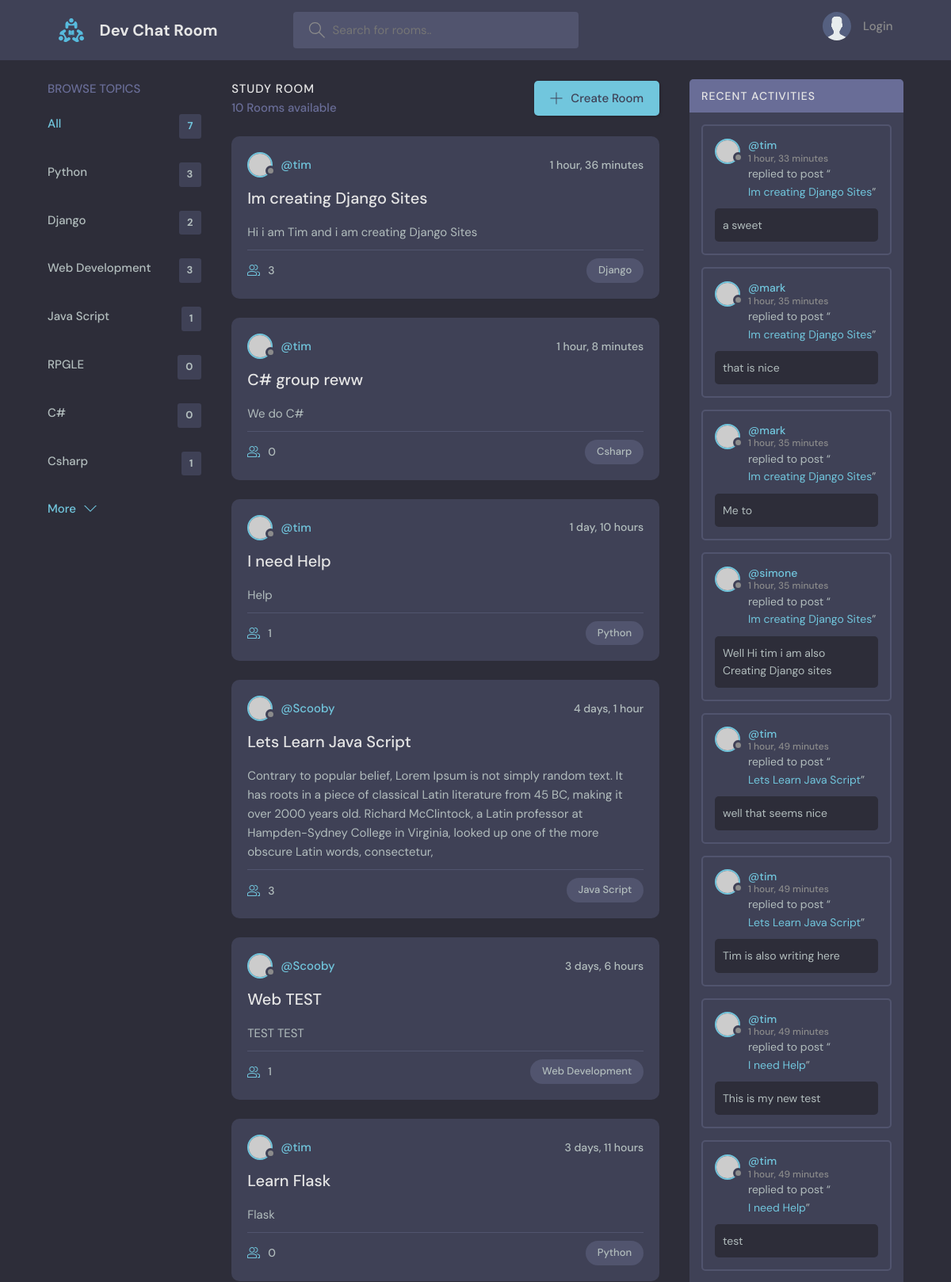
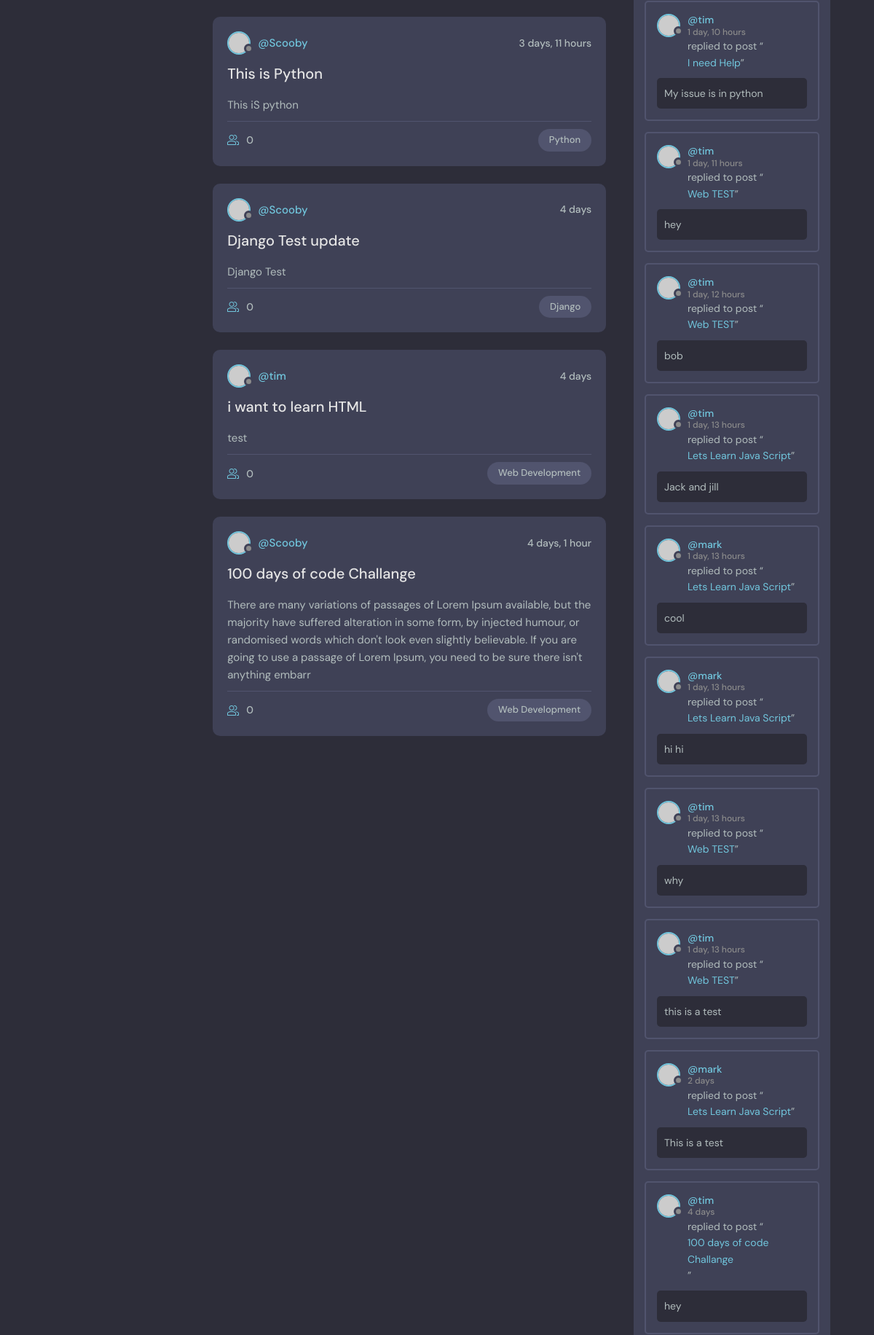
The page / (upper part) on the database its author committed (2 pictures, top to bottom).
### base/models.py (models this page shows, shortened)
class Topic(models.Model):
    name =models.CharField(max_length=200)

class Room(models.Model):
    host = models.ForeignKey(User, on_delete=models.SET_NULL,null=True)
    topic = models.ForeignKey(Topic, on_delete=models.SET_NULL,null=True)
    name =models.CharField(max_length=200)
    description = models.TextField(null=True, blank=True, max_length=300)
    participants = models.ManyToManyField(User, related_name="participants",blank=True)
    updated = models.DateTimeField(auto_now=True)
    created = models.DateTimeField(auto_now_add=True)
    class Meta:
        ordering = ['-updated','-created']
    def __str__(self):
        return self.name

class Message(models.Model):
    user = models.ForeignKey(User,on_delete = models.CASCADE)
    room = models.ForeignKey(Room, on_delete =models.CASCADE)
    body = models.TextField ()
    updated = models.DateTimeField(auto_now=True)
    created = models.DateTimeField(auto_now_add=True)
    class Meta:
        ordering = ['-updated','-created']

### base/views.py (the view)
# urls.py: 2. Add a URL to urlpatterns:  path('', views.home, name='home')
def home(request):
    q = request.GET.get('q') if request.GET.get('q') !=None else ''
    rooms = Room.objects.filter(
        Q(topic__name__icontains =q)|
        Q(name__icontains =q)|
        Q(description__icontains =q)
        )
    topics = Topic.objects.all()
    room_count = rooms.count()
    room_messages = Message.objects.filter(
        Q(room__topic__name__icontains =q)
    )
    context = {'rooms':rooms,'topics':topics,'room_count':room_count,'room_messages':room_messages }
    return render(request, 'base/home.html', context)

### base/templates/base/home.html (shortened to what this page needs)
{% extends 'main.html' %} {% block content %}
<main class="layout layout--3">
  <div class="container">
    {% include 'base/topics_components.html'%}
    <div class="roomList">
      <div class="roomList__header">
        <div>
          <h2>Study Room</h2>
          <p>{{room_count}} Rooms available</p>
        </div>
        <a class="btn btn--main" href="{%url 'create-room'%}">
          <svg
            version="1.1"
            xmlns="http://www.w3.org/2000/svg"
            width="32"
            height="32"
            viewBox="0 0 32 32"
          >
            <title>add</title>
            <path
              d="M16.943 0.943h-1.885v14.115h-14.115v1.885h14.115v14.115h1.885v-14.115h14.115v-1.885h-14.115v-14.115z"
            ></path>
          </svg>
          Create Room
        </a>
      </div>
      {%include "base/feed_component.html" %}
    </div>
    {% include 'base/activity_component.html' %}
  </div>
</main>
{% endblock content%}

### base/templates/base/topics_components.html
<div class="topics">
    <div class="topics__header">
      <h2>Browse Topics</h2>
    </div>
    <ul class="topics__list">
      <li>
        <a href="{% url 'home' %}" class="active">All <span>{{topics.count}}</span></a>
      </li>
      {% for topic in topics %}
      <li>
        <a href="{% url 'home' %}?q={{topic.name}}">{{ topic.name }} <span>{{topic.room_set.all.count}}</span></a>
      </li>
      {% endfor %}
    </ul>
    <a class="btn btn--link" href="topics.html">
      More
      <svg version="1.1" xmlns="http://www.w3.org/2000/svg" width="32" height="32" viewBox="0 0 32 32">
        <title>chevron-down</title>
        <path d="M16 21l-13-13h-3l16 16 16-16h-3l-13 13z"></path>
      </svg>
    </a>
  </div>

### base/templates/base/feed_component.html (shortened to what this page needs)
{% for room in rooms %}
<div class="roomListRoom">
    <div class="roomListRoom__header">
      <a href="{% url 'user-profile' room.host.id %}" class="roomListRoom__author">
        <div class="avatar avatar--small">
          <img src="https://randomuser.me/api/portraits/women/11.jpg" />
        </div>
        <span>@{{room.host.username}}</span>
      </a>
      <div class="roomListRoom__actions">
        <span>{{room.created | timesince}}</span>
      </div>
    </div>
    <div class="roomListRoom__content">
      <a href="{%url 'room' room.id %}">{{room.name}}</a>
      <p>
        {{room.description}}
      </p>
    </div>
    <div class="roomListRoom__meta">
      <a href="{%url 'room' room.id %}" class="roomListRoom__joined">
        {{room.participants.all.count}}
      </a>
      <p class="roomListRoom__topic">{{room.topic.name}}</p>
    </div>
  </div>
{% endfor %}

### base/templates/base/activity_component.html (shortened to what this page needs)
<div class="activities">
  <div class="activities__header">
    <h2>Recent Activities</h2>
  </div>
  {%for messages in room_messages%}
  <div class="activities__box">
    <div class="activities__boxHeader roomListRoom__header">
      <a href="{% url 'user-profile' messages.user.id %}" class="roomListRoom__author">
        <div class="avatar avatar--small">
          <img src="https://randomuser.me/api/portraits/women/11.jpg" />
        </div>
        <p>
          @{{messages.user }}
          <span>{{messages.created | timesince}}</span>
        </p>
      </a>
    </div>
    <div class="activities__boxContent">
      <p>replied to post “<a href="{% url 'room' messages.room.id %}">{{messages.room}}</a>”</p>
      <div class="activities__boxRoomContent">
        <p>{{messages.body}}</p>
      </div>
    </div>
  </div>
  {%endfor %}
</div>

### rows shown on the page
Topic: name "Python", room_set.all.count "3"
Topic: name "Django", room_set.all.count "2"
Topic: name "Web Development", room_set.all.count "3"
Topic: name "Java Script", room_set.all.count "1"
Topic: name "RPGLE", room_set.all.count "0"
Topic: name "C#", room_set.all.count "0"
Topic: name "Csharp", room_set.all.count "1"
Room: host.username "tim", created "1 hour, 36 minutes", name "Im creating Django Sites", description "Hi i am Tim and i am creating Django Sites", participants.all.count "3", topic.name "Django"
Room: host.username "tim", created "1 hour, 8 minutes", name "C# group reww", description "We do C#", participants.all.count "0", topic.name "Csharp"
Room: host.username "tim", created "1 day, 10 hours", name "I need Help", description "Help", participants.all.count "1", topic.name "Python"
Room: host.username "Scooby", created "4 days, 1 hour", name "Lets Learn Java Script", description "Contrary to popular belief, Lorem Ipsum is not simply random text. It has roots in a piece of classical Latin literature from 45 BC, making it over 2000 years old. Richard McClintock, a Latin professor at Hampden-Sydney College in Virginia, looked up one of the more obscure Latin words, consectetur,", participants.all.count "3", topic.name "Java Script"
Room: host.username "Scooby", created "3 days, 6 hours", name "Web TEST", description "TEST TEST", participants.all.count "1", topic.name "Web Development"
Room: host.username "tim", created "3 days, 11 hours", name "Learn Flask", description "Flask", participants.all.count "0", topic.name "Python"
Room: host.username "Scooby", created "3 days, 11 hours", name "This is Python", description "This iS python", participants.all.count "0", topic.name "Python"
Room: host.username "Scooby", created "4 days", name "Django Test update", description "Django Test", participants.all.count "0", topic.name "Django"
Room: host.username "tim", created "4 days", name "i want to learn HTML", description "test", participants.all.count "0", topic.name "Web Development"
Room: host.username "Scooby", created "4 days, 1 hour", name "100 days of code Challange", description "There are many variations of passages of Lorem Ipsum available, but the majority have suffered alteration in some form, by injected humour, or randomised words which don't look even slightly believable. If you are going to use a passage of Lorem Ipsum, you need to be sure there isn't anything embarr", participants.all.count "0", topic.name "Web Development"
Message: user "tim", created "1 hour, 33 minutes", room "Im creating Django Sites", body "a sweet"
Message: user "mark", created "1 hour, 35 minutes", room "Im creating Django Sites", body "that is nice"
Message: user "mark", created "1 hour, 35 minutes", room "Im creating Django Sites", body "Me to"
Message: user "simone", created "1 hour, 35 minutes", room "Im creating Django Sites", body "Well Hi tim i am also Creating Django sites"
Message: user "tim", created "1 hour, 49 minutes", room "Lets Learn Java Script", body "well that seems nice"
Message: user "tim", created "1 hour, 49 minutes", room "Lets Learn Java Script", body "Tim is also writing here"
Message: user "tim", created "1 hour, 49 minutes", room "I need Help", body "This is my new test"
Message: user "tim", created "1 hour, 49 minutes", room "I need Help", body "test"
Message: user "tim", created "1 day, 10 hours", room "I need Help", body "My issue is in python"
Message: user "tim", created "1 day, 11 hours", room "Web TEST", body "hey"
Message: user "tim", created "1 day, 12 hours", room "Web TEST", body "bob"
Message: user "tim", created "1 day, 13 hours", room "Lets Learn Java Script", body "Jack and jill"
Message: user "mark", created "1 day, 13 hours", room "Lets Learn Java Script", body "cool"
Message: user "mark", created "1 day, 13 hours", room "Lets Learn Java Script", body "hi hi"
Message: user "tim", created "1 day, 13 hours", room "Web TEST", body "why"
Message: user "tim", created "1 day, 13 hours", room "Web TEST", body "this is a test"
Message: user "mark", created "2 days", room "Lets Learn Java Script", body "This is a test"
Message: user "tim", created "4 days", room "100 days of code Challange", body "hey"

### other values the page prints
{{ topics.count }} "7"
{{ room_count }} "10"
